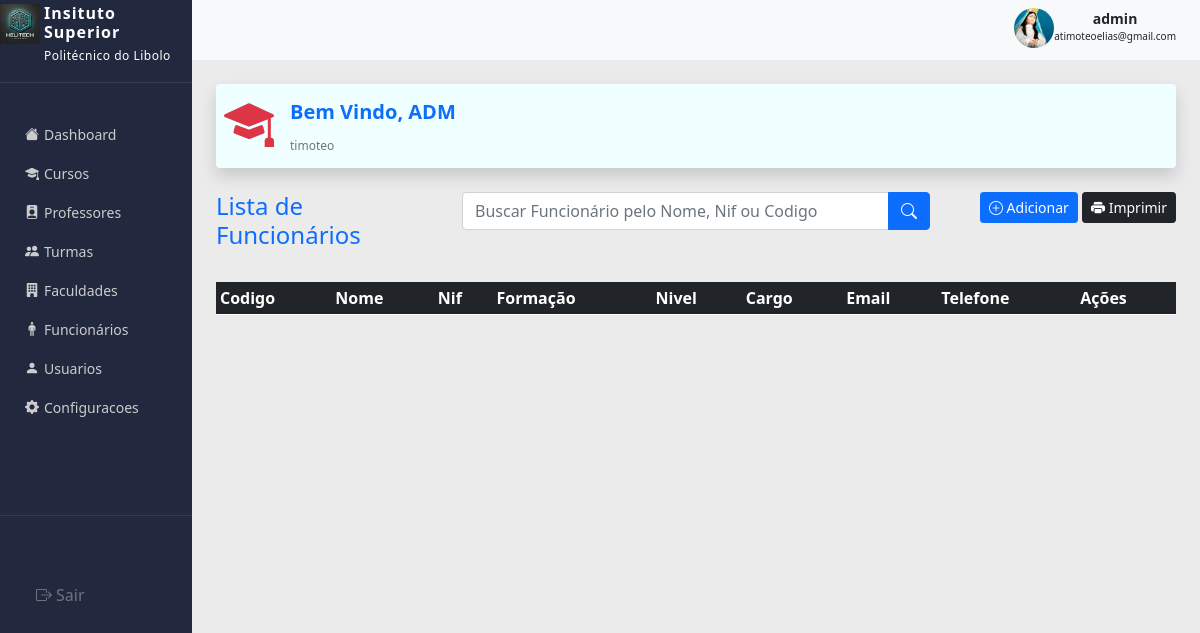
The page /App/Views/adm/funcionario.php (signed in) on the database as committed earlier.
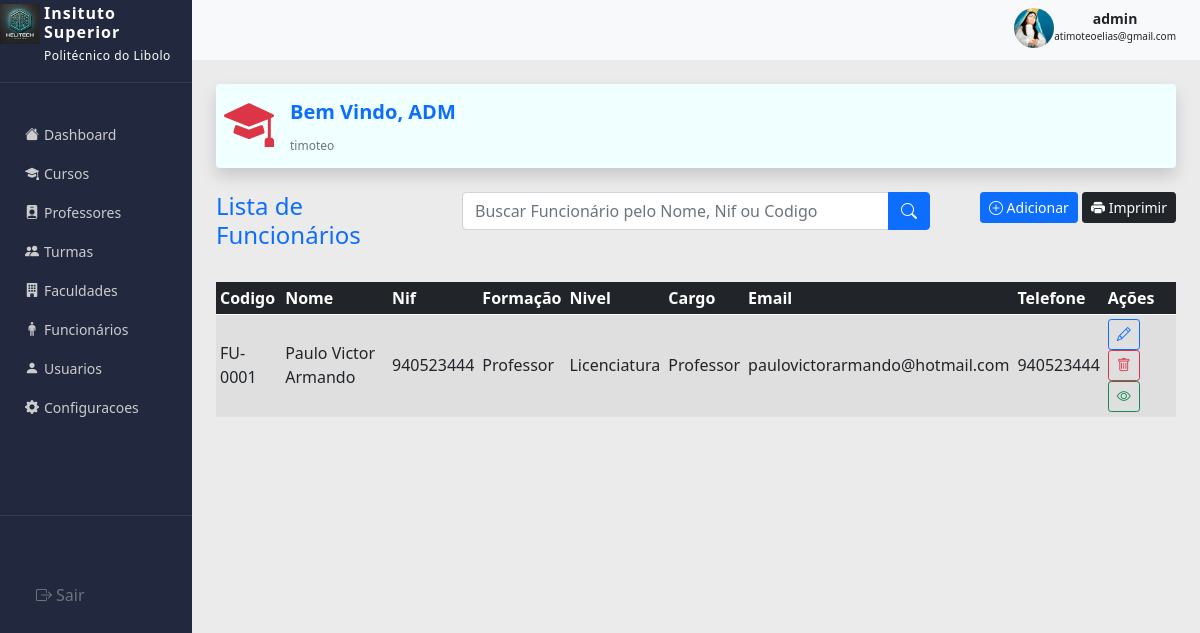
The same page on the database as committed later.
### tables this page shows
CREATE TABLE `funcionario` (
  `id_funcionario` int NOT NULL,
  `codigo` varchar(255) NOT NULL,
  `nome` varchar(255) NOT NULL,
  `nif` varchar(14) NOT NULL,
  `genero` varchar(255) NOT NULL,
  `data_nascimento` date NOT NULL,
  `formacao` varchar(255) DEFAULT NULL,
  `nivel` varchar(100) DEFAULT NULL,
  `funcao` varchar(100) NOT NULL,
  `imagem` varchar(255) NOT NULL,
  `email` varchar(100) DEFAULT NULL,
  `telefone` varchar(100) NOT NULL,
  `data_cadastro` timestamp NOT NULL DEFAULT CURRENT_TIMESTAMP,
  `data_atualizado` timestamp NOT NULL DEFAULT CURRENT_TIMESTAMP ON UPDATE CURRENT_TIMESTAMP,
  `usuario` int DEFAULT NULL
);

### App/Controller/FuncionarioController.php (called while the page is built, shortened)
<?php
    require_once __DIR__ . '/../Model/DAO/FuncionarioDao.php';
    class FuncionarioController {
        private FuncionarioDao $funcionarioDao;
        public function __construct(FuncionarioDao $funcionarioDao) {
            $this->funcionarioDao = $funcionarioDao;
        }
        public function index() {
            return $this->funcionarioDao->read();
        }
    }

### Config/config.php (called while the page is built)
<?php
    class Connect{
        private static PDO $conn;
        public static function getConn()
        {
            if (!isset(self::$conn)) {
                try {
                    self::$conn = new PDO(
                        "mysql:host=localhost;dbname=isp-libolo;charset=utf8mb4",
                        "dev",
                        ""
                    );
                    self::$conn->setAttribute(
                        PDO::ATTR_ERRMODE,
                        PDO::ERRMODE_EXCEPTION
                    );
                } catch (PDOException $e) {
                    die("Erro ao conectar ao banco de dados: " . $e->getMessage());
                }
            }
            return self::$conn;
        }
    }

### App/Model/DAO/FuncionarioDao.php (called while the page is built, shortened)
<?php
    require_once __DIR__ . '/../../../Config/config.php';
    class FuncionarioDao{
        public function read(){
            $sql = "SELECT * FROM funcionario";
            $res = Connect::getConn()->query($sql);
            $funcionario = $res->rowCount()>0 ? $res->fetchAll(PDO::FETCH_ASSOC) : [];
            return $funcionario;
        }
    }

### App/Views/adm/funcionario.php (the view, shortened to what this page needs)
<?php
    require_once __DIR__ . '/../../Controller/FuncionarioController.php';
    require_once __DIR__ . '/../../Model/DAO/FuncionarioDao.php';
    $FucionarioDao = new FuncionarioDao();
    $FuncionarioController = new FuncionarioController($FucionarioDao);
    $Funcionario = $FuncionarioController->index();
?>
<!DOCTYPE html>
<html lang="pt-br">
<head>
    <link rel="stylesheet" href="../../../Public/CSS/bootstrap.min.css">
    <link rel="stylesheet" href="../../../Public/bootstrap-icons/font/bootstrap-icons.min.css">
    <link rel="stylesheet" href="../../../Public/CSS/style.css">
    <link rel="stylesheet" href="../../../Public/JS/action.js">
</head>
<body>
    <section class="wrapper">
        <?php include_once '../resource/sidebar.php' ?>
        <div class="section">
            <?php include_once '../resource/header.php'?>
            <div class="container p-4 body">
                <div class="rounded shadow p-2 card-adm" style="background:azure;">
                    <div class="d-flex">
                        <div>
                            <h1 class="text-danger  me-3"><i class="bi bi-mortarboard-fill"></i></h1>
                        </div>
                        <div>
                            <h5 class="text-primary fw-bolder mt-2">Bem Vindo, ADM</h5>
                            <small class="mt-0 pt-0 text-secondary" style="font-size:12px"><?php echo isset($_SESSION['usuario_logged']['nome']) ? htmlspecialchars($_SESSION['usuario_logged']['nome']) : 'Not Found'; ?></small>
                        </div>
                    </div>
                </div>
                <div class="mt-4">
                    <div class="row">
                        <div class="col-sm-12 col-md-4 col-lg-3 mb-3">
                            <h4 class="text-primary" >Lista de Funcionários</h4>
                        </div>
                        <div class="col-sm-12 col-md-6 col-lg-6 mb-3">
                            <form action="" method="POST" class="w-100">
                                <div class="input-group">
                                    <input type="text" class="form-control" placeholder="Buscar Funcionário pelo Nome, Nif ou Codigo" aria-label="Username" aria-describedby="basic-addon1">
                                    <button class="btn btn-primary" type="submit"><i class="bi bi-search"></i></button>
                                </div>
                            </form>
                        </div>
                        <div class="col-sm-12 col-md-3 col-lg-3 text-end mb-3">
                            <a href="add_funcionario.php" class="btn btn-sm btn-primary"><i class="bi bi-plus-circle"></i> Adicionar</a>
                            <button class="btn btn-sm btn-dark" data-bs-toggle="modal" data-bs-target="#exampleModal"><i class="bi bi-printer-fill"></i> Imprimir</button>
                        </div>
                    </div>
                </div>
                <div class="table-responsive mt-2">
                    <table class="table align-middle table-sm table-striped table-hover">
                        <thead class="table-dark">
                            <tr>
                                <th scope="col">Codigo</th>
                                <th scope="col">Nome</th>
                                <th scope="col">Nif</th>
                                <th scope="col">Formação</th>
                                <th scope="col">Nivel</th>
                                <th scope="col">Cargo</th>
                                <th scope="col">Email</th>
                                <th scope="col">Telefone</th>
                                <th scope="col">Ações</th>
                            </tr>
                        </thead>
                        <tbody>
                            <?php foreach($Funcionario as $trim): ?>
                            <tr class="fs-6">
                                <td><?= $trim['codigo'] ?></td>
                                <td><?= $trim['nome'] ?></td>
                                <td><?= $trim['nif'] ?></td>
                                <td><?= $trim['formacao'] ?></td>
                                <td><?= $trim['nivel'] ?></td>
                                <td><?= $trim['funcao'] ?></td>
                                <td><?= $trim['email'] ?></td>
                                <td><?= $trim['telefone'] ?></td>
                                <td>
                                    <button class="btn btn-sm btn-outline-primary"><i class="bi bi-pencil"></i></button>
                                    <button class="btn btn-sm btn-outline-danger"><i class="bi bi-trash"></i></button>
                                    <button class="btn btn-sm btn-outline-success"><i class="bi bi-eye"></i></button>
                                </td>
                            </tr>
                            <?php endforeach; ?>
                        </tbody>
                    </table>
                </div>
            </div>
        </div>
    </section>
</body>
</html>

### App/Views/resource/sidebar.php (shortened to what this page needs)
<main class="sidebar" >
    <div class="d-flex justify-content-center text-white mb-0 pb-0 mt-1 logo-menu">
        <img class="me-1" src="../../../Public/IMG/helitech.jpg" width="40" height="40" alt="Logo">
        <div>
            <h6 class=" fw-bold pb-0 mb-0 txt-logo">Insituto Superior </h6>
            <small class="mt-0 pt-0 pb-0 mb-0" style="font-size: 12px; letter-spacing: 0.5px;">Politécnico do Libolo</small>
        </div>
    </div>
    <hr class="bg-secondary ">
    <ul class="menu">
        <?php
            if($_SESSION['usuario_logged']['perfil'] == 'admin'){
        ?>
            <li><a href="index.php"><i class="bi bi-house-fill"></i> Dashboard</a></li>
            <li><a href=""><i class="bi bi-mortarboard-fill"></i> Cursos</a></li>
            <li><a href=""><i class="bi bi-person-badge-fill"></i> Professores</a></li>
            <li><a href=""><i class="bi bi-people-fill"></i> Turmas</a></li>
            <li><a href="faculdade.php"><i class="bi bi-building-fill"></i> Faculdades</a></li>
            <li><a href="funcionario.php"><i class="bi bi-person-standing"></i> Funcionários</a></li>
            <li><a href="user.php"><i class="bi bi-person-fill"></i> Usuarios</a></li>
            <li><a href=""> <i class="bi bi-gear-fill"></i></i> Configuracoes</a></li>
        <?php
            }
        ?>
    </ul>
    <hr class="bg-secondary ">
    <div class="sider-footer">
        <div class=" ">
            <a class="nav-link text-secondary" href="..\..\..\logout.php"><i class="bi bi-box-arrow-right me-1"></i>Sair</a>
        </div>
    </div>
</main>

### App/Views/resource/header.php (shortened to what this page needs)
<div class="d-flex justify-content-between align-items-center p-2 bg-light header">
    <div class="d-flex">
        <img src="../../uploads/<?php echo isset($_SESSION['usuario_logged']['foto']) ? htmlspecialchars($_SESSION['usuario_logged']['foto']) : 'default.jpeg'; ?>" alt="Foto do Usuário" class="img-fluid rounded-circle" style="width: 40px; height: 40px;">
        <a class="nav-link text-dark text-center pt-0 ps-0" href="">
           <p style="font-size: 14px" class="mb-0 pb- fw-bolder"><?php echo isset($_SESSION['usuario_logged']['perfil']) ? htmlspecialchars($_SESSION['usuario_logged']['perfil']) : 'Not Found'; ?></p>
           <p style="font-size: 10px" class="pt-0 mt-0 mb-0 pb-0"><?php echo isset($_SESSION['usuario_logged']['email']) ? htmlspecialchars($_SESSION['usuario_logged']['email']) : 'Not Found'; ?></p>
        </a>
    </div>
</div>

### Public/CSS/style.css (style rules this page uses)
* { margin:0; padding:0; box-sizing:border-box; }
body { font-family:'Segoe UI', Tahoma, Geneva, Verdana, sans-serif; }
.sidebar { width:16%; background: #0c142ce5; }
.wrapper { display:flex; min-height:100vh; background:#ebebeb; }
.section { width:84% }
h1 { font-size: 50px; }
h6 { font-size: 14px; }
.logo-menu { margin: auto; width: 100%; }
.txt-logo { letter-spacing: 1px; font-size: 16px; }
.menu { list-style:none; padding:20px; min-height:50%; padding-top: 10%; }
.menu li { margin-bottom:8px; }
.menu li a { display:flex; gap:5px; color:#ccc; text-decoration:none; padding:5px; border-radius:5px; font-size: 14px; }
.sider-footer { margin-top: 20%; padding:20px; }
.card table thead, tbody { font-size: 10px; }

Rows that differ between the two databases and show on the page:
added funcionario: codigo "FU-0001", nome "Paulo Victor Armando", nif "940523444", formacao "Professor", nivel "Licenciatura", funcao "Professor", email "paulovictorarmando@hotmail.com", telefone "940523444"
